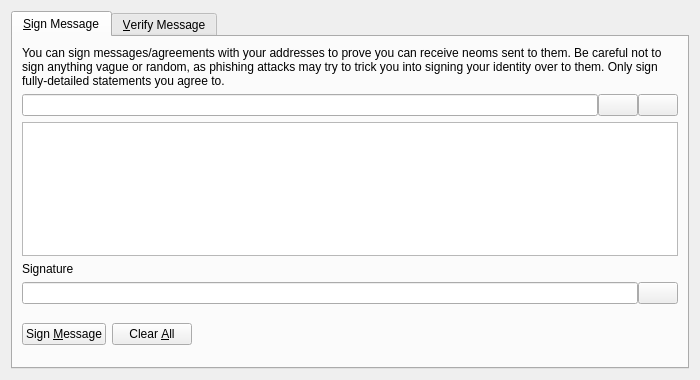
<?xml version="1.0" encoding="UTF-8"?>
<ui version="4.0">
 <class>SignVerifyMessageDialog</class>
 <widget class="QDialog" name="SignVerifyMessageDialog">
  <property name="geometry">
   <rect>
    <x>0</x>
    <y>0</y>
    <width>700</width>
    <height>380</height>
   </rect>
  </property>
  <property name="windowTitle">
   <string>Signatures - Sign / Verify a Message</string>
  </property>
  <property name="modal">
   <bool>true</bool>
  </property>
  <layout class="QVBoxLayout" name="verticalLayout">
   <item>
    <widget class="QTabWidget" name="tabWidget">
     <property name="currentIndex">
      <number>0</number>
     </property>
     <widget class="QWidget" name="tabSignMessage">
      <attribute name="title">
       <string>&amp;Sign Message</string>
      </attribute>
      <layout class="QVBoxLayout" name="verticalLayout_SM">
       <item>
        <widget class="QLabel" name="infoLabel_SM">
         <property name="text">
          <string>You can sign messages/agreements with your addresses to prove you can receive neoms sent to them. Be careful not to sign anything vague or random, as phishing attacks may try to trick you into signing your identity over to them. Only sign fully-detailed statements you agree to.</string>
         </property>
         <property name="textFormat">
          <enum>Qt::PlainText</enum>
         </property>
         <property name="wordWrap">
          <bool>true</bool>
         </property>
        </widget>
       </item>
       <item>
        <layout class="QHBoxLayout" name="horizontalLayout_1_SM">
         <property name="spacing">
          <number>0</number>
         </property>
         <item>
          <widget class="QValidatedLineEdit" name="addressIn_SM">
           <property name="toolTip">
            <string>The NEOM address to sign the message with</string>
           </property>
          </widget>
         </item>
         <item>
          <widget class="QPushButton" name="addressBookButton_SM">
           <property name="toolTip">
            <string>Choose previously used address</string>
           </property>
           <property name="text">
            <string/>
           </property>
           <property name="icon">
            <iconset resource="../neom.qrc">
             <normaloff>:/icons/address-book</normaloff>:/icons/address-book</iconset>
           </property>
           <property name="shortcut">
            <string>Alt+A</string>
           </property>
           <property name="autoDefault">
            <bool>false</bool>
           </property>
          </widget>
         </item>
         <item>
          <widget class="QPushButton" name="pasteButton_SM">
           <property name="toolTip">
            <string>Paste address from clipboard</string>
           </property>
           <property name="text">
            <string/>
           </property>
           <property name="icon">
            <iconset resource="../neom.qrc">
             <normaloff>:/icons/editpaste</normaloff>:/icons/editpaste</iconset>
           </property>
           <property name="shortcut">
            <string>Alt+P</string>
           </property>
           <property name="autoDefault">
            <bool>false</bool>
           </property>
          </widget>
         </item>
        </layout>
       </item>
       <item>
        <widget class="QPlainTextEdit" name="messageIn_SM">
         <property name="toolTip">
          <string>Enter the message you want to sign here</string>
         </property>
        </widget>
       </item>
       <item>
        <widget class="QLabel" name="signatureLabel_SM">
         <property name="text">
          <string>Signature</string>
         </property>
         <property name="textFormat">
          <enum>Qt::PlainText</enum>
         </property>
        </widget>
       </item>
       <item>
        <layout class="QHBoxLayout" name="horizontalLayout_2_SM">
         <property name="spacing">
          <number>0</number>
         </property>
         <item>
          <widget class="QLineEdit" name="signatureOut_SM">
           <property name="font">
            <font>
             <italic>true</italic>
            </font>
           </property>
           <property name="readOnly">
            <bool>true</bool>
           </property>
          </widget>
         </item>
         <item>
          <widget class="QPushButton" name="copySignatureButton_SM">
           <property name="toolTip">
            <string>Copy the current signature to the system clipboard</string>
           </property>
           <property name="text">
            <string/>
           </property>
           <property name="icon">
            <iconset resource="../neom.qrc">
             <normaloff>:/icons/editcopy</normaloff>:/icons/editcopy</iconset>
           </property>
           <property name="autoDefault">
            <bool>false</bool>
           </property>
          </widget>
         </item>
        </layout>
       </item>
       <item>
        <layout class="QHBoxLayout" name="horizontalLayout_3_SM">
         <item>
          <widget class="QPushButton" name="signMessageButton_SM">
           <property name="toolTip">
            <string>Sign the message to prove you own this NEOM address</string>
           </property>
           <property name="text">
            <string>Sign &amp;Message</string>
           </property>
           <property name="icon">
            <iconset resource="../neom.qrc">
             <normaloff>:/icons/edit</normaloff>:/icons/edit</iconset>
           </property>
           <property name="autoDefault">
            <bool>false</bool>
           </property>
          </widget>
         </item>
         <item>
          <widget class="QPushButton" name="clearButton_SM">
           <property name="toolTip">
            <string>Reset all sign message fields</string>
           </property>
           <property name="text">
            <string>Clear &amp;All</string>
           </property>
           <property name="icon">
            <iconset resource="../neom.qrc">
             <normaloff>:/icons/remove</normaloff>:/icons/remove</iconset>
           </property>
           <property name="autoDefault">
            <bool>false</bool>
           </property>
          </widget>
         </item>
         <item>
          <spacer name="horizontalSpacer_1_SM">
           <property name="orientation">
            <enum>Qt::Horizontal</enum>
           </property>
           <property name="sizeHint" stdset="0">
            <size>
             <width>40</width>
             <height>48</height>
            </size>
           </property>
          </spacer>
         </item>
         <item>
          <widget class="QLabel" name="statusLabel_SM">
           <property name="font">
            <font>
             <weight>75</weight>
             <bold>true</bold>
            </font>
           </property>
           <property name="text">
            <string/>
           </property>
           <property name="wordWrap">
            <bool>true</bool>
           </property>
          </widget>
         </item>
         <item>
          <spacer name="horizontalSpacer_2_SM">
           <property name="orientation">
            <enum>Qt::Horizontal</enum>
           </property>
           <property name="sizeHint" stdset="0">
            <size>
             <width>40</width>
             <height>48</height>
            </size>
           </property>
          </spacer>
         </item>
        </layout>
       </item>
      </layout>
     </widget>
     <widget class="QWidget" name="tabVerifyMessage">
      <attribute name="title">
       <string>&amp;Verify Message</string>
      </attribute>
      <layout class="QVBoxLayout" name="verticalLayout_VM">
       <item>
        <widget class="QLabel" name="infoLabel_VM">
         <property name="text">
          <string>Enter the receiver's address, message (ensure you copy line breaks, spaces, tabs, etc. exactly) and signature below to verify the message. Be careful not to read more into the signature than what is in the signed message itself, to avoid being tricked by a man-in-the-middle attack. Note that this only proves the signing party receives with the address, it cannot prove sendership of any transaction!</string>
         </property>
         <property name="textFormat">
          <enum>Qt::PlainText</enum>
         </property>
         <property name="alignment">
          <set>Qt::AlignLeading|Qt::AlignLeft|Qt::AlignTop</set>
         </property>
         <property name="wordWrap">
          <bool>true</bool>
         </property>
        </widget>
       </item>
       <item>
        <layout class="QHBoxLayout" name="horizontalLayout_1_VM">
         <property name="spacing">
          <number>0</number>
         </property>
         <item>
          <widget class="QValidatedLineEdit" name="addressIn_VM">
           <property name="toolTip">
            <string>The NEOM address the message was signed with</string>
           </property>
          </widget>
         </item>
         <item>
          <widget class="QPushButton" name="addressBookButton_VM">
           <property name="toolTip">
            <string>Choose previously used address</string>
           </property>
           <property name="text">
            <string/>
           </property>
           <property name="icon">
            <iconset resource="../neom.qrc">
             <normaloff>:/icons/address-book</normaloff>:/icons/address-book</iconset>
           </property>
           <property name="shortcut">
            <string>Alt+A</string>
           </property>
           <property name="autoDefault">
            <bool>false</bool>
           </property>
          </widget>
         </item>
        </layout>
       </item>
       <item>
        <widget class="QPlainTextEdit" name="messageIn_VM"/>
       </item>
       <item>
        <widget class="QValidatedLineEdit" name="signatureIn_VM"/>
       </item>
       <item>
        <layout class="QHBoxLayout" name="horizontalLayout_2_VM">
         <item>
          <widget class="QPushButton" name="verifyMessageButton_VM">
           <property name="toolTip">
            <string>Verify the message to ensure it was signed with the specified NEOM address</string>
           </property>
           <property name="text">
            <string>Verify &amp;Message</string>
           </property>
           <property name="icon">
            <iconset resource="../neom.qrc">
             <normaloff>:/icons/transaction_0</normaloff>:/icons/transaction_0</iconset>
           </property>
           <property name="autoDefault">
            <bool>false</bool>
           </property>
          </widget>
         </item>
         <item>
          <widget class="QPushButton" name="clearButton_VM">
           <property name="toolTip">
            <string>Reset all verify message fields</string>
           </property>
           <property name="text">
            <string>Clear &amp;All</string>
           </property>
           <property name="icon">
            <iconset resource="../neom.qrc">
             <normaloff>:/icons/remove</normaloff>:/icons/remove</iconset>
           </property>
           <property name="autoDefault">
            <bool>false</bool>
           </property>
          </widget>
         </item>
         <item>
          <spacer name="horizontalSpacer_1_VM">
           <property name="orientation">
            <enum>Qt::Horizontal</enum>
           </property>
           <property name="sizeHint" stdset="0">
            <size>
             <width>40</width>
             <height>48</height>
            </size>
           </property>
          </spacer>
         </item>
         <item>
          <widget class="QLabel" name="statusLabel_VM">
           <property name="font">
            <font>
             <weight>75</weight>
             <bold>true</bold>
            </font>
           </property>
           <property name="text">
            <string/>
           </property>
           <property name="wordWrap">
            <bool>true</bool>
           </property>
          </widget>
         </item>
         <item>
          <spacer name="horizontalSpacer_2_VM">
           <property name="orientation">
            <enum>Qt::Horizontal</enum>
           </property>
           <property name="sizeHint" stdset="0">
            <size>
             <width>40</width>
             <height>48</height>
            </size>
           </property>
          </spacer>
         </item>
        </layout>
       </item>
      </layout>
     </widget>
    </widget>
   </item>
  </layout>
 </widget>
 <customwidgets>
  <customwidget>
   <class>QValidatedLineEdit</class>
   <extends>QLineEdit</extends>
   <header>qt/qvalidatedlineedit.h</header>
  </customwidget>
 </customwidgets>
 <resources>
  <include location="../neom.qrc"/>
 </resources>
 <connections/>
</ui>
